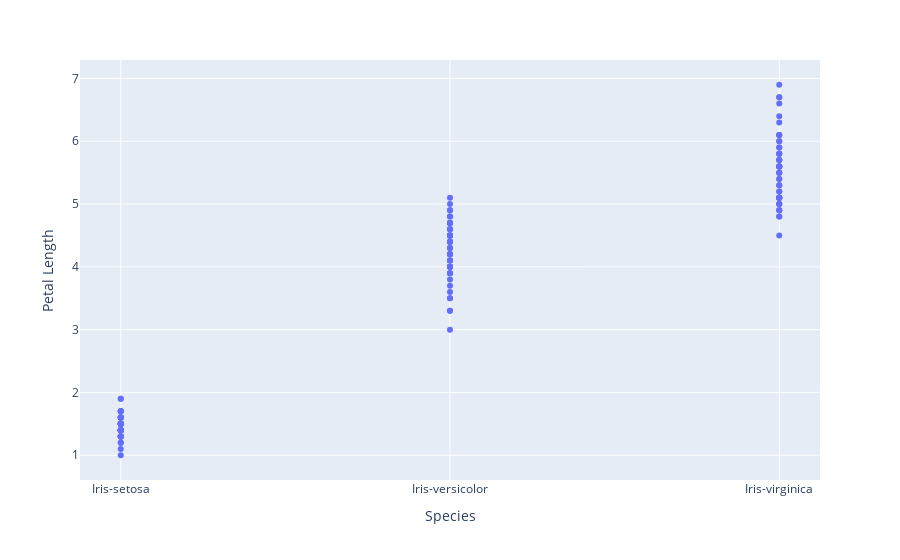

Notebook code cell kept with this figure:
### Code cell
plotly.express.scatter(iris,x="Species", y="Petal Length")

### Figure 1 — Plotly figure (JSON) as saved in the notebook; plotly's stock layout.template omitted (floating-point values rounded to 4 significant figures; data arrays with more than 128 entries replaced by an {"elided": "..."} marker saying what was removed)
{"data": [{"hovertemplate": "Species=%{x}<br>Petal Length=%{y}<extra></extra>", "legendgroup": "", "marker": {"color": "#636efa", "symbol": "circle"}, "mode": "markers", "name": "", "orientation": "v", "showlegend": false, "type": "scatter", "x": {"elided": "150 str values"}, "xaxis": "x", "y": {"elided": "150 float values"}, "yaxis": "y"}], "layout": {"legend": {"tracegroupgap": 0}, "margin": {"t": 60}, "xaxis": {"anchor": "y", "domain": [0, 1], "title": {"text": "Species"}}, "yaxis": {"anchor": "x", "domain": [0, 1], "title": {"text": "Petal Length"}}}}
